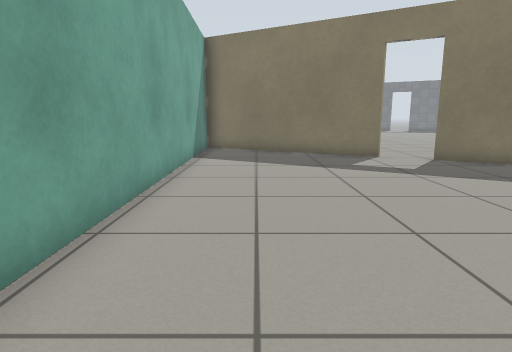
View 1 (above)

16 first-person views from a walk through a Gazebo world. The camera is 0.72 m above the floor, tilts 10° down and sees 75° across. The floor is counted in squares, 0.5 m on a side. Each view is taken from the middle of a square. On the plan, view 1 faces up. The plan holds only what a view shows up to about 15 squares ahead; the rest is blank. The place goes on beyond the plan. Gazebo's built-in surfaces are drawn with simple patterns.

View 2
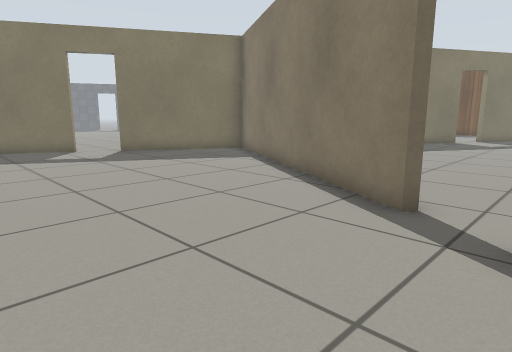

View 3
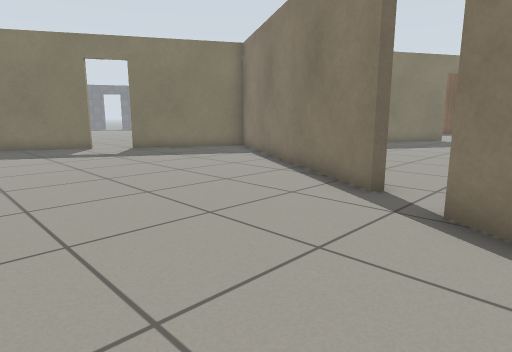

View 4
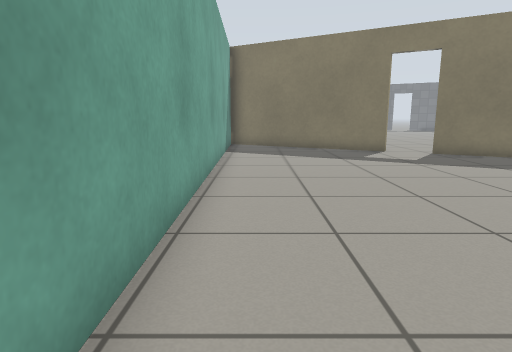

View 5
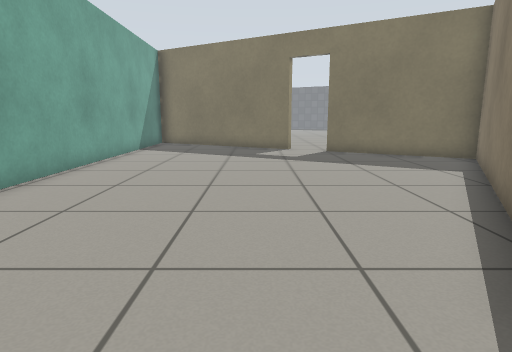

View 6
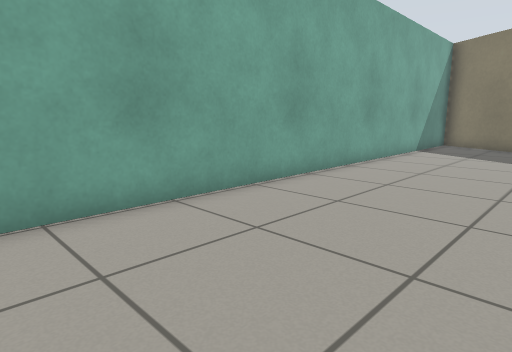

View 7
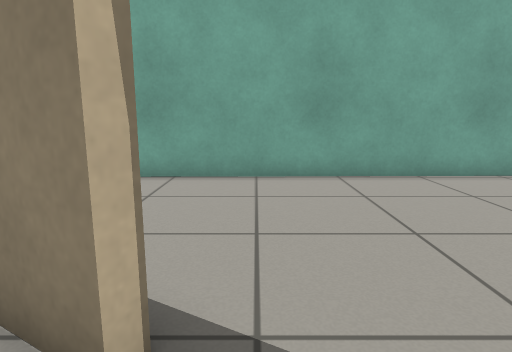

View 8
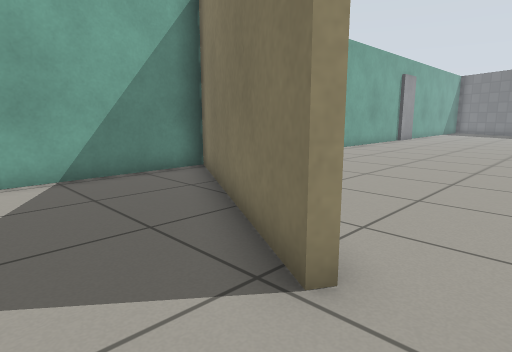

View 9
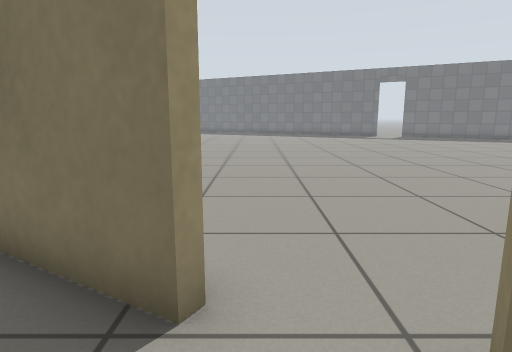

View 10
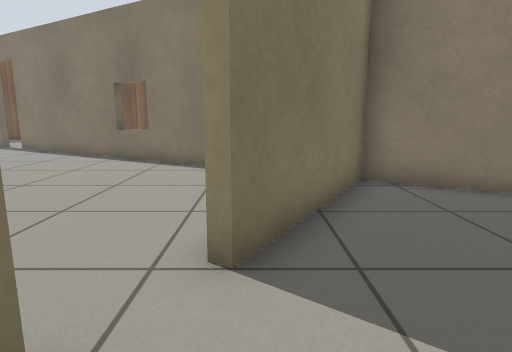

View 11
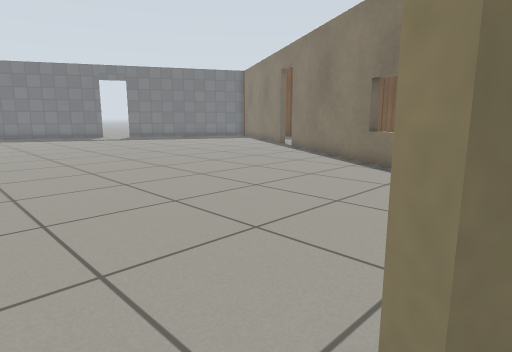

View 12
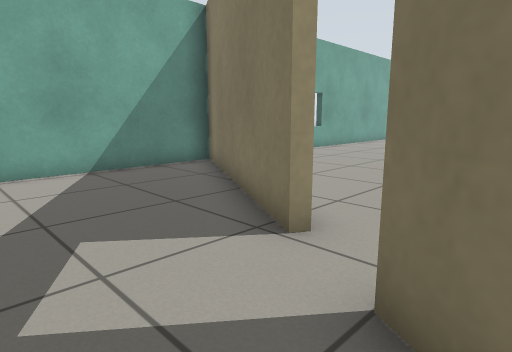

View 13
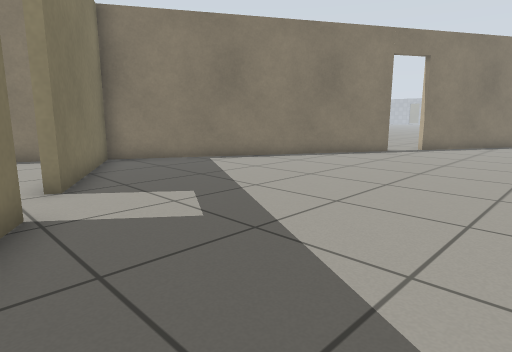

View 14
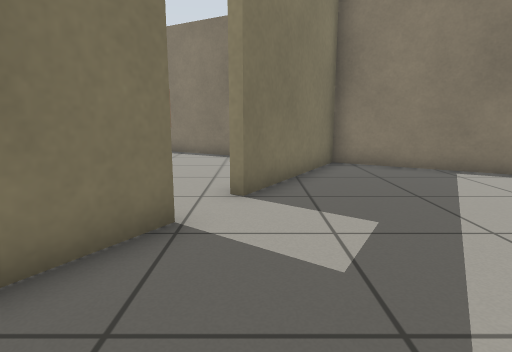

View 15
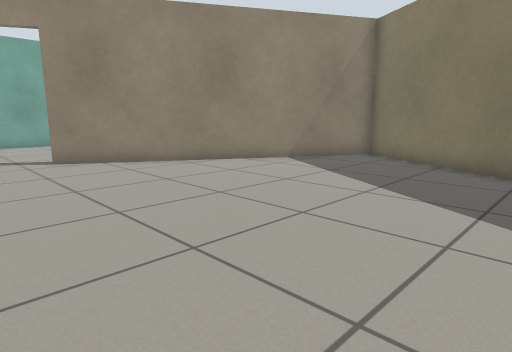

View 16
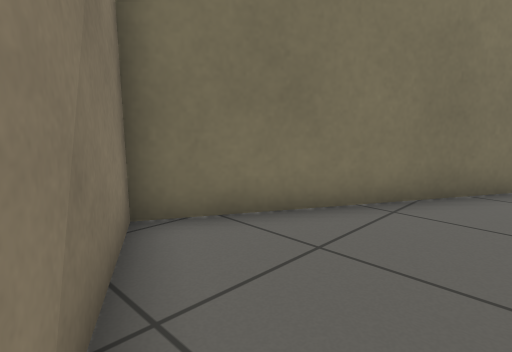

### Floor plan
Points are (right, up) in squares from view 1. A wall is a line through its corners. A room is listed if a view was taken in it or the views show most of it. See-through windows are left out.
Room 1 (views 1, 2, 3, 4, 5, 6, 8, 9, 10, 11, 12, 13, 14)
walls: (5.1, -1.1) (10.7, 8.5) (6, 11.2); (4.5, 12.1) (-2.3, 16.1) (-2, -4.5); (3.1, -4.6) (4.2, -2.6)
ways out: open door at (5, -1.5) to room 2; opening at (6, 11); open door at (5, 12)
Room 2 (views 7, 15, 16)
walls: (16.9, 5) (10.9, 8.4) (5.4, -1.2)
low walls: (4.5, -2.8) (3.9, -3.8)
ways out: open door at (5, -1.5) to room 1

Where each view was taken, in squares from view 1:
view 1: 0 up, 0 right, facing up
view 2: 3 down, 0 right, facing up-right
view 3: 4 down, 1 left, facing up-right
view 4: 2 down, 1 left, facing up
view 5: 3 down, 3 right, facing up
view 6: 3 down, 3 right, facing up-left
view 7: 2 down, 6 right, facing left
view 8: 10 up, 6 right, facing up-left
view 9: 10 up, 5 right, facing up
view 10: 11 up, 3 right, facing right
view 11: 11 up, 5 right, facing up-right
view 12: 9 up, 7 right, facing up-left
view 13: 13 up, 1 left, facing down-right
view 14: 11 up, 0 right, facing right
view 15: 4 down, 17 right, facing up-left
view 16: 4 up, 9 right, facing up-right
